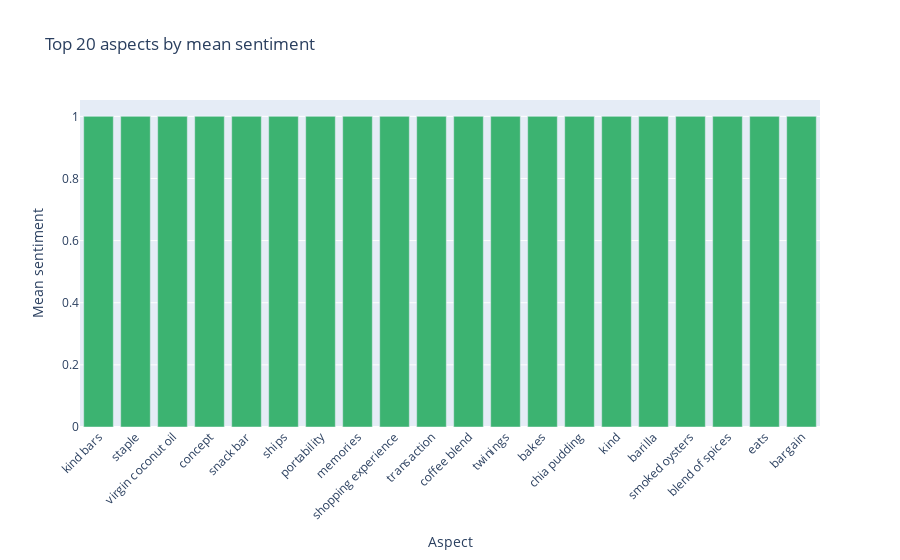
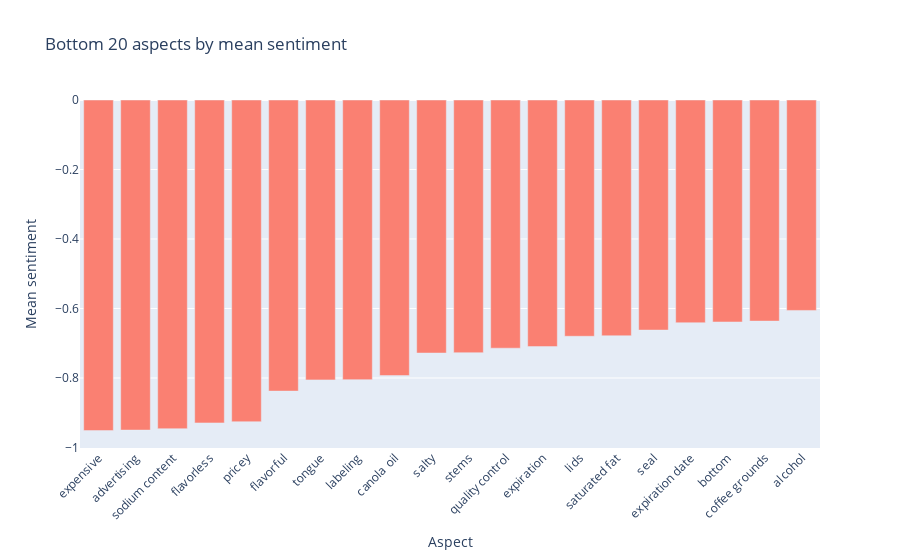

The code cell stored with these charts, in order, in its notebook:
### Code cell
aspects_df, filtered_aspects_df = absa_utils.plot_top_and_bottom_aspects(dataset, k=20)

### Figure 1 — Plotly figure (JSON) as saved in the notebook; plotly's stock layout.template omitted (floating-point values rounded to 4 significant figures)
{"data": [{"alignmentgroup": "True", "hovertemplate": "Aspect=%{x}<br>Mean sentiment=%{y}<extra></extra>", "legendgroup": "", "marker": {"color": "mediumseagreen", "pattern": {"shape": ""}}, "name": "", "offsetgroup": "", "orientation": "v", "showlegend": false, "textposition": "auto", "type": "bar", "x": ["kind bars", "staple", "virgin coconut oil", "concept", "snack bar", "ships", "portability", "memories", "shopping experience", "transaction", "coffee blend", "twinings", "bakes", "chia pudding", "kind", "barilla", "smoked oysters", "blend of spices", "eats", "bargain"], "xaxis": "x", "y": [1, 1, 1, 1, 1, 1, 1, 1, 1, 1, 1, 1, 1, 1, 1, 1, 1, 1, 1, 1], "yaxis": "y"}], "layout": {"barmode": "relative", "legend": {"tracegroupgap": 0}, "showlegend": false, "title": {"text": "Top 20 aspects by mean sentiment"}, "xaxis": {"anchor": "y", "domain": [0, 1], "tickangle": -45, "tickmode": "array", "title": {"text": "Aspect"}}, "yaxis": {"anchor": "x", "domain": [0, 1], "title": {"text": "Mean sentiment"}}}}

### Figure 2 — Plotly figure (JSON) as saved in the notebook; plotly's stock layout.template omitted (floating-point values rounded to 4 significant figures)
{"data": [{"alignmentgroup": "True", "hovertemplate": "Aspect=%{x}<br>Mean sentiment=%{y}<extra></extra>", "legendgroup": "", "marker": {"color": "salmon", "pattern": {"shape": ""}}, "name": "", "offsetgroup": "", "orientation": "v", "showlegend": false, "textposition": "auto", "type": "bar", "x": ["expensive", "advertising", "sodium content", "flavorless", "pricey", "flavorful", "tongue", "labeling", "canola oil", "salty", "stems", "quality control", "expiration", "lids", "saturated fat", "seal", "expiration date", "bottom", "coffee grounds", "alcohol"], "xaxis": "x", "y": [-0.9515, -0.95, -0.9459, -0.9294, -0.9259, -0.8378, -0.8056, -0.8049, -0.7931, -0.7283, -0.7273, -0.7143, -0.7097, -0.68, -0.6786, -0.6622, -0.641, -0.6389, -0.6364, -0.6056], "yaxis": "y"}], "layout": {"barmode": "relative", "legend": {"tracegroupgap": 0}, "showlegend": false, "title": {"text": "Bottom 20 aspects by mean sentiment"}, "xaxis": {"anchor": "y", "domain": [0, 1], "tickangle": -45, "tickmode": "array", "title": {"text": "Aspect"}}, "yaxis": {"anchor": "x", "domain": [0, 1], "title": {"text": "Mean sentiment"}}}}
